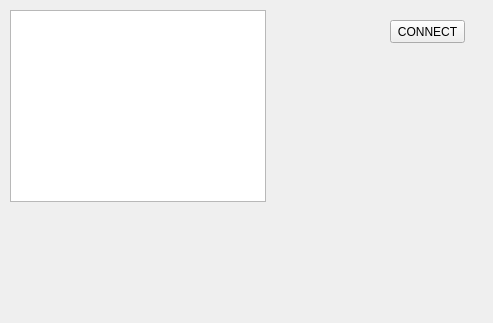
<?xml version="1.0" encoding="UTF-8"?>
<ui version="4.0">
 <class>TicTacToe</class>
 <widget class="QWidget" name="TicTacToe">
  <property name="geometry">
   <rect>
    <x>0</x>
    <y>0</y>
    <width>493</width>
    <height>323</height>
   </rect>
  </property>
  <property name="windowTitle">
   <string>TicTacToe</string>
  </property>
  <widget class="QGraphicsView" name="graphicsView">
   <property name="geometry">
    <rect>
     <x>10</x>
     <y>10</y>
     <width>256</width>
     <height>192</height>
    </rect>
   </property>
   <property name="sizeIncrement">
    <size>
     <width>0</width>
     <height>0</height>
    </size>
   </property>
   <property name="baseSize">
    <size>
     <width>0</width>
     <height>0</height>
    </size>
   </property>
  </widget>
  <widget class="QPushButton" name="pushButton">
   <property name="geometry">
    <rect>
     <x>390</x>
     <y>20</y>
     <width>75</width>
     <height>23</height>
    </rect>
   </property>
   <property name="text">
    <string>CONNECT</string>
   </property>
  </widget>
 </widget>
 <layoutdefault spacing="6" margin="11"/>
 <resources/>
 <connections/>
</ui>
